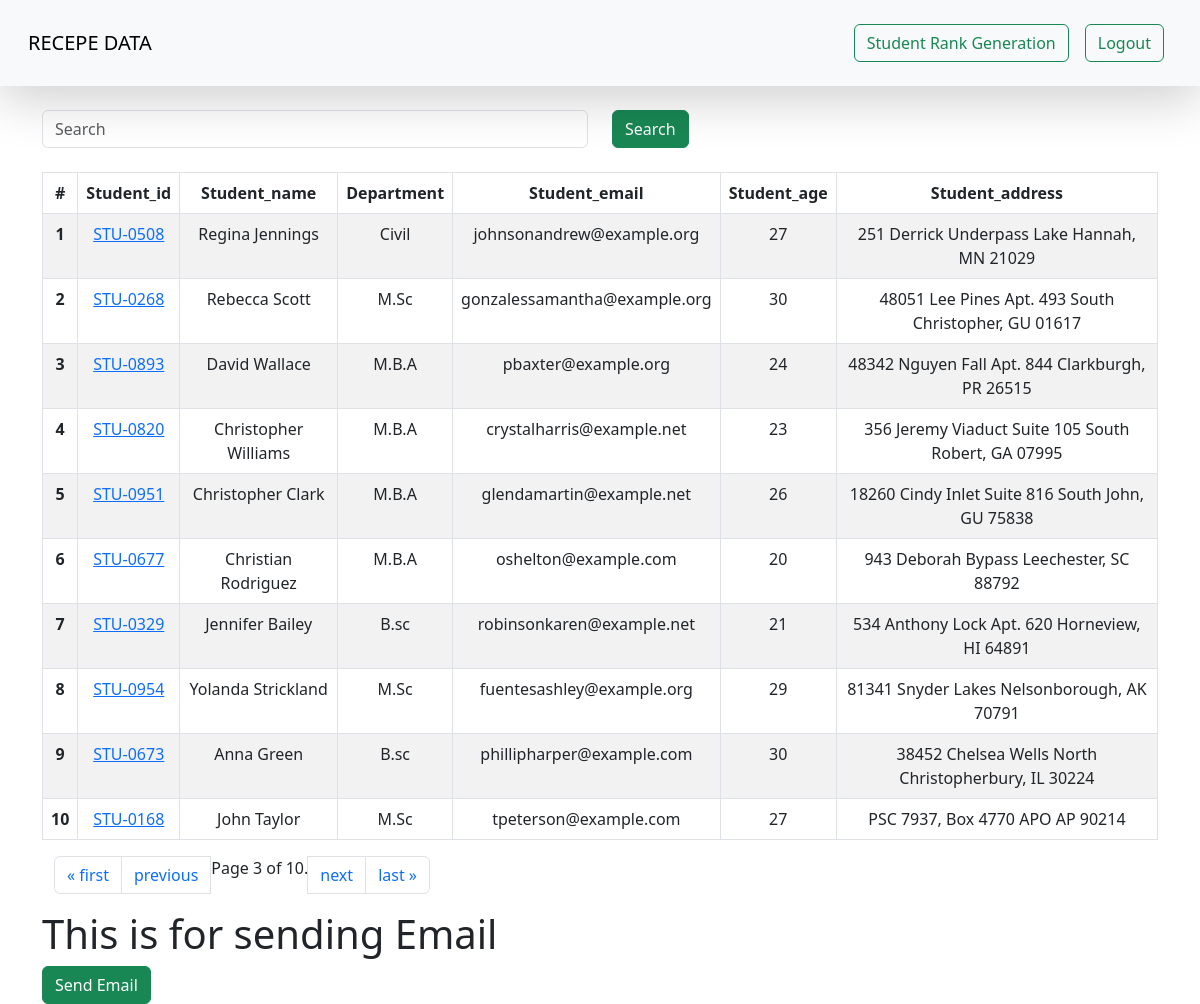
Screenshot of /student/?page=3 (signed in) with the database file from the repository.
### vege/models.py (models this page shows, shortened)
class Student(models.Model):
    department=models.ForeignKey(Department,related_name='depart',on_delete=models.CASCADE)
    student_id=models.OneToOneField(StudentId,related_name='studentid',on_delete=models.CASCADE)
    student_name=models.CharField(max_length=100)
    student_email=models.EmailField(unique=True)
    student_age=models.IntegerField(default=10)
    student_address=models.TextField()
    class meta:
        ordering=['student_name']
        verbose_name='student'

class StudentId(models.Model):
    student_id=models.CharField(max_length=1000)
    def __str__(self)->str:
       return self.student_id

class Department(models.Model):
    department=models.CharField(max_length=100)
    class meta:
        ordering=['department']

### vege/views.py (the view, shortened to what this page needs)
# urls.py: path("student/", views.get_student, name="get_student"),
@login_required(login_url='/login/')
def get_student(request):
    queryset=Student.objects.all()
    paginator = Paginator(queryset, 10)  # Show 25 contacts per page.
    page_number = request.GET.get("page")
    page_obj = paginator.get_page(page_number)
    context={'queryset':page_obj}
    return render(request,'report/students.html',context)

### vege/templates/report/students.html (shortened to what this page needs)
{% extends 'base.html' %}
{% block start %}
    <div class="container">
        <form action="" class="mb-4">
        <div class="row">
            <div class="col-md-6">
                <input  value="" name="search" class="form-control" placeholder="Search">
            </div>
            <div class="col-md-6">
                <button class="btn btn-success">Search</button>
            </div>
        </form>
        </div>
    <div class="container">
        <table class="table table-striped table-bordered text-center">
            <thead>
              <tr>
                <th scope="col">#</th>
                <th scope="col">Student_id</th>
                <th scope="col">Student_name</th>
                <th scope="col">Department</th>
                <th scope="col">Student_email</th>
                <th scope="col">Student_age</th>
                <th scope="col">Student_address</th>
              </tr>
            </thead>
            <tbody>
                {% for student in  queryset %}
                    <tr>
                        <th scope="row">{{forloop.counter}}</th>
                        <td>
                            <a href="{% url 'see_marks'  student.student_id %}">{{student.student_id}}</a></td>
                        <td>{{student.student_name}}</td>
                        <td>{{student.department.department}}</td>
                        <td>{{student.student_email}}</td>
                        <td>{{student.student_age}}</td>
                        <td>{{student.student_address}}</td>
                    </tr>
                {% endfor %}
                </tbody>
          </table>
                <div class="container">
                    <nav aria-label="Page navigation example">
                        <ul class="pagination">
                            {% if queryset.has_previous %}
                            <li class="page-item"><a class="page-link" href="?page=1">&laquo; first</a></li>
                            <li class="page-item"><a class="page-link" href="?page={{ queryset.previous_page_number }}">previous</a></li>
                            {% endif %}
                            <span class="current">
                                Page {{ queryset.number }} of {{ queryset.paginator.num_pages }}.
                            </span>
                            {% if queryset.has_next %}
                            <li class="page-item"><a class="page-link" href="?page={{ queryset.next_page_number }}">next</a></li>
                            <li class="page-item"><a class="page-link" href="?page={{ queryset.paginator.num_pages }}">last &raquo;</a></li>
                            {% endif %}
                        </ul>
                    </nav>
                </div>
    </div>
    <div class="container">
        <h1>This is for sending Email</h1>
        <a href="{% url 'send_email' %}" class="btn btn-success">Send Email</a>
    </div>
{% endblock start %}

### rows the page displays
Student: student_id "STU-0508", student_name "Regina Jennings", department.department "Civil", student_email "johnsonandrew@example.org", student_age "27", student_address "251 Derrick Underpass Lake Hannah, MN 21029"
Student: student_id "STU-0268", student_name "Rebecca Scott", department.department "M.Sc", student_email "gonzalessamantha@example.org", student_age "30", student_address "48051 Lee Pines Apt. 493 South Christopher, GU 01617"
Student: student_id "STU-0893", student_name "David Wallace", department.department "M.B.A", student_email "pbaxter@example.org", student_age "24", student_address "48342 Nguyen Fall Apt. 844 Clarkburgh, PR 26515"
Student: student_id "STU-0820", student_name "Christopher Williams", department.department "M.B.A", student_email "crystalharris@example.net", student_age "23", student_address "356 Jeremy Viaduct Suite 105 South Robert, GA 07995"
Student: student_id "STU-0951", student_name "Christopher Clark", department.department "M.B.A", student_email "glendamartin@example.net", student_age "26", student_address "18260 Cindy Inlet Suite 816 South John, GU 75838"
Student: student_id "STU-0677", student_name "Christian Rodriguez", department.department "M.B.A", student_email "oshelton@example.com", student_age "20", student_address "943 Deborah Bypass Leechester, SC 88792"
Student: student_id "STU-0329", student_name "Jennifer Bailey", department.department "B.sc", student_email "robinsonkaren@example.net", student_age "21", student_address "534 Anthony Lock Apt. 620 Horneview, HI 64891"
Student: student_id "STU-0954", student_name "Yolanda Strickland", department.department "M.Sc", student_email "fuentesashley@example.org", student_age "29", student_address "81341 Snyder Lakes Nelsonborough, AK 70791"
Student: student_id "STU-0673", student_name "Anna Green", department.department "B.sc", student_email "phillipharper@example.com", student_age "30", student_address "38452 Chelsea Wells North Christopherbury, IL 30224"
Student: student_id "STU-0168", student_name "John Taylor", department.department "M.Sc", student_email "tpeterson@example.com", student_age "27", student_address "PSC 7937, Box 4770 APO AP 90214"

### other values shown
{{ queryset.number }} "3"
{{ queryset.paginator.num_pages }} "10"
